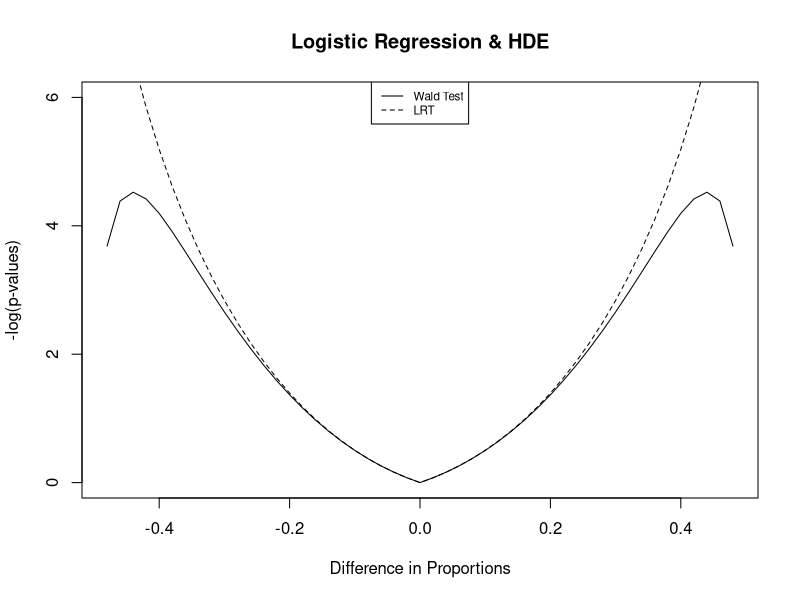

Source code (R):

#02-12-2021

# This script simulate the Hauck Donner Effect that arises in association studies

all.stat <- all.pi.1 <- all.pi.0 <- all.beta0 <- loglike <- waldstat <- permstat <- NULL

N <- 50

for (i in 1:(N - 1)) {
  Nx1 <- Nx0 <- 50
  R0  <- 25;  mypi.0 <- R0 / Nx0   # PI.0 fixed at 1/2
  R1  <- i;   mypi.1 <- i  / Nx1   # PI.1 varies across iterations

  N_R0  <- Nx0 - R0
  N_R1  <- Nx1 - R1
  mymat <- matrix(c(N_R0, N_R1, R0, R1), nrow = 2)

  N_R0 <- mymat[1, 1]; N_R1 <- mymat[2, 1]
  R0   <- mymat[1, 2]; R1   <- mymat[2, 2]

  my.y <- c(rep(1, R0 + R1),   rep(0, N_R0 + N_R1))
  my.x <- c(rep(0, R0), rep(1, R1), rep(0, N_R0), rep(1, N_R1))

  myfit  <- glm(my.y ~ my.x, family = "binomial")
  stats  <- summary(myfit)
  nfit   <- anova(myfit, test = "Chisq")

  loglike  <- c(loglike,  nfit[2, 5])
  waldstat <- c(waldstat, stats$coeff[2, 4])

  # Permutation test: compare observed beta^2 against 20 permuted betas
  allbetas <- stats$coeff[2, 1]
  for (k in 1:20) {
    myfet    <- glm(sample(my.y) ~ my.x, family = "binomial")
    allbetas <- c(allbetas, summary(myfet)$coeff[2, 1])
  }
  gvec     <- allbetas^2
  permstat <- c(permstat, sum(gvec >= gvec[1]) / length(gvec))

  all.pi.1 <- c(all.pi.1, mypi.1 - mypi.0)
  all.pi.0 <- c(all.pi.0, mypi.0)
}

dir.create("figures", showWarnings = FALSE)

png("figures/logistic_regression_HDE.png", width = 600, height = 700)
plot(all.pi.1, -log10(waldstat),
     yaxt = "none", type = "l",
     xlab = "Difference in Proportions",
     ylab = "-log(p-values)",
     ylim = c(0, 6),
     main = "Logistic Regression & HDE")
axis(2, seq(0, 6, 2))
lines(all.pi.1, -log10(loglike), lty = 2)
legend("top", legend = c("Wald Test", "LRT"), lty = c(1, 2), cex = 0.7)
dev.off()
